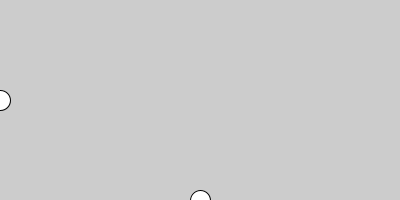
Frame 1 (no input)
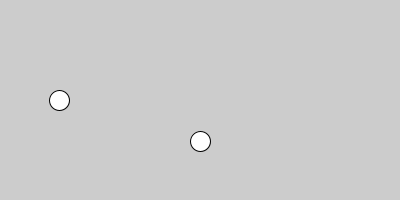
Frame 60 (the mouse pressed at the canvas centre just before this capture)
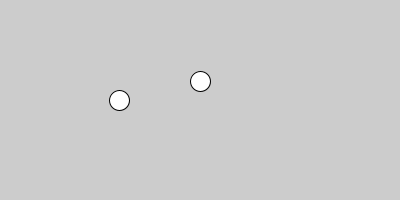
Frame 120 (the mouse held since frame 60 and released just before this capture)

The Processing sketch that drew these frames (run headless with seeded random() and noise(); from frame 60 on, the mouse is pressed at the canvas centre):

// Processing sketch: WrappingObject
// ── WrappingObject.pde
/**
 * Wraps a moving object around the screen so that one it disappears
 * off one side, it will reappear on the other side
 * @version Nov 14 2025
 */
 
int xPos; 
int yPos;
final int SIZE = 20;
 
void setup()
{
  size(400, 200);
  
  //circle starts on the left side
  xPos = 0;
  
  //second circle starts at the bottom
  yPos = height;
}

void draw()
{
  background(204);
  
  //draws the 2 circles
  circle(xPos, height/2, SIZE);
  circle(width/2, yPos, SIZE);
  
  //move the circles
  xPos = xPos + 1;   //move across the screen
  yPos = yPos -1;  //moving up the screen
  
  //checking to see if the first circle is past the right boundary
  if (xPos > width+SIZE)
  {
    //reset the x position back to the start (0)
    xPos = -SIZE;
  }
  
  //check to see if the second circle is at the top
  if (yPos < -SIZE)
  {
    yPos = height+SIZE;
  }
  
}
 
